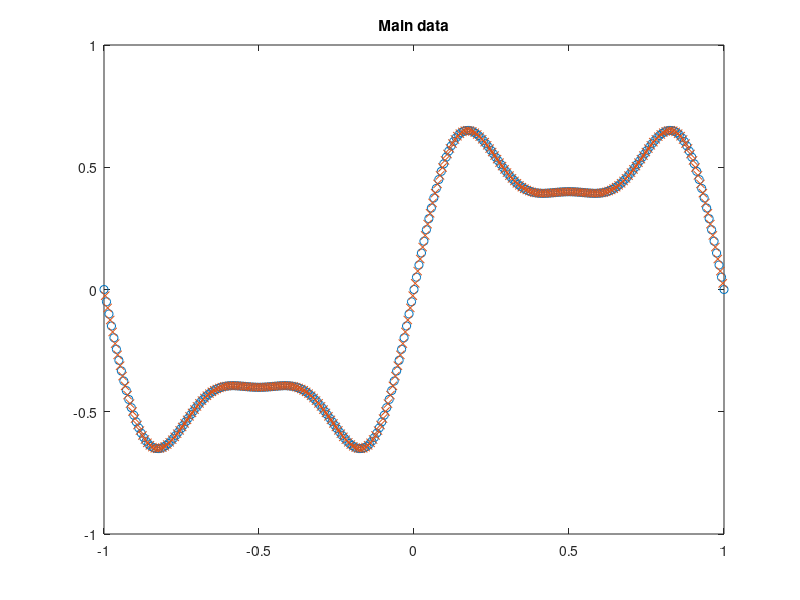

MATLAB code to generate this figure: (Note: this script raises an error after producing the figure.)
% Function with single variable

n_pts = 501;
x = linspace(-1, 1, n_pts)';
y = 0.6 * sin(pi * x) + 0.3 * sin(3 * pi * x) + 0.1 * sin(5 * pi * x);
data = [x y];
data_train = data(1 : 2 : n_pts, :);
data_test = data(2 : 2 : n_pts, :);

figure(1)
plot(data_train(:, 1), data_train(:, 2), 'o', data_test(:, 1), data_test(:, 2), 'x')
title('Main data');

n_mfs = 10;

a_fis = anfis(data_train, n_mfs, 10);
a_err = rmse(a_fis, data_test);

e_fis = exanfis(data_train, n_mfs, 10, data_test);
e_err = rmse(e_fis, data_test);

% Plots
% Test error as title of plots
figure(2)
plot(data_test(:, 1), evalfis(data_test(:, 1), a_fis));
title(a_err);

figure(3)
plot(data_test(:, 1), evalfis(data_test(:, 1), e_fis));
title(e_err);